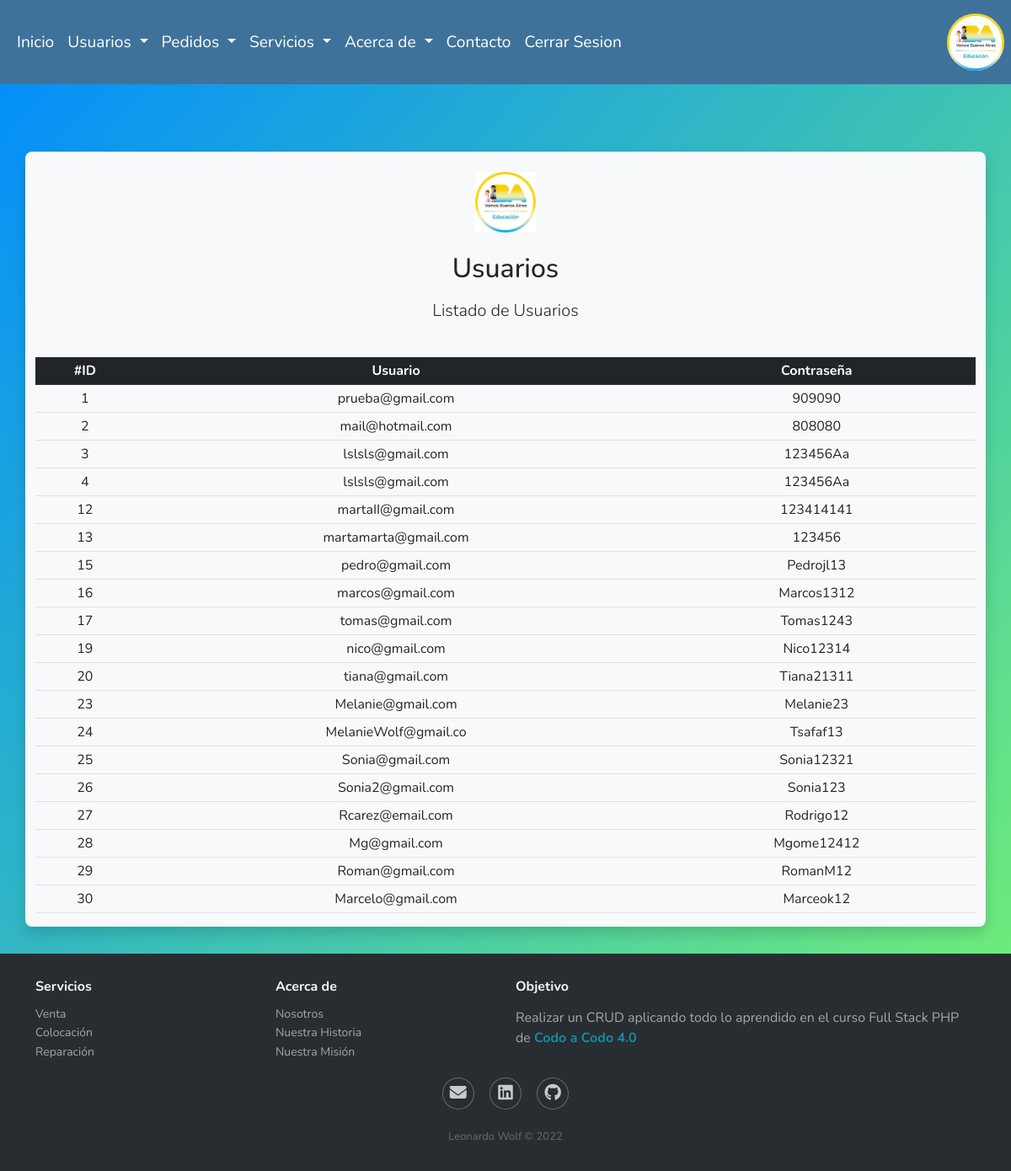
Screenshot of /ProyectoFinal/view/listadoUsuarios.php (signed in) with the database file from the repository.
### tables this page shows
CREATE TABLE `usuarios` (
  `idusuario` int(11) NOT NULL,
  `usuario` varchar(20) NOT NULL,
  `clave` varchar(150) NOT NULL,
  `nombreyapellido` blob NOT NULL
);

### ProyectoFinal/dao/UsuarioDAO.php (called while the page is built, shortened)
<?php
require_once "../dataBase/ConexionDB.php";
class UsuarioDAO
{
  public function listarUsuarios()
  {
    $conexionDB = new ConexionDB();
    $conexionDB->conectar();
    $sql = "SELECT * FROM usuarios";
    $result = $conexionDB->ejecutar($sql);
    while ($usu = $result->fetch_assoc()) {
      $listaUsu[] = $usu;
    }
    return $listaUsu;
  }
}
?>

### ProyectoFinal/dataBase/ConexionDB.php (called while the page is built, shortened)
<?php
class ConexionDB
{
  private $host;
  private $user;
  private $password;
  private $databaseName;
  private $port;
  private $conexion;
  function __construct(
    $host = DB_HOST,
    $user = DB_USER,
    $password = DB_PASS,
    $databaseName = DB_DATABASENAME,
    $port = DB_PORT
  ) {
    $this->host = $host;
    $this->user = $user;
    $this->password = $password;
    $this->databaseName = $databaseName;
    $this->port = $port;
  }
  public function conectar()
  {
    $this->conexion = new mysqli(
      $this->host,
      $this->user,
      $this->password,
      $this->databaseName,
      $this->port
    );
  }
  public function ejecutar($sql)
  {
    return $this->conexion->query($sql);
  }
}
?>

### ProyectoFinal/view/listadoUsuarios.php (the view, shortened to what this page needs)
<!doctype html>
<html lang="en">
<head>
  <?php include "../assets/fragments/head.php"; ?>
      <link href="../assets/css/inicio.css" rel="stylesheet" type="text/css" />
</head>
<body class="bg-grad">
    <header>
    <?= menu() ?>
    </header>
    <div class="d-flex justify-content-center align-items-center my-7">
        <div class="container text-center bg-light rounded-3 shadow">
            <div class="py-4 text-center">
                <img class="d-block mx-auto mb-4" src="../assets/images/logo.jpg" alt="Logo caba" width="72" height="72">
                <h2>Usuarios</h2>
                <p class="lead">Listado de Usuarios</p>
            </div>
            <div class="table-responsive">
                <table class="table table-hover table-sm bg-light">
                    <thead class="table-dark">
                        <tr>
                            <th scope="col">#ID</th>
                            <th scope="col">Usuario</th>
                            <th scope="col">Contraseña</th>
                        </tr>
                    </thead>
                    <tbody>
                        <?php
                        require_once "../dao/UsuarioDAO.php";
                        $dao = new UsuarioDAO();
                        $listaUsu = $dao->listarUsuarios();
                        for ($i = 0; $i < count($listaUsu); $i++) { ?>
                            <tr>
                                <td><?php echo $listaUsu[$i][
                                  "idusuario"
                                ]; ?></td>
                                <td><?php echo $listaUsu[$i]["usuario"]; ?></td>
                                <td><?php echo $listaUsu[$i]["clave"]; ?></td>
                            </tr>
                        <?php }
                        ?>
                    </tbody>
                </table>
            </div>
        </div>
    </div>
    <?= footer() ?>
</body>
</html>

### ProyectoFinal/assets/fragments/head.php (shortened to what this page needs)
<link href="https://cdn.jsdelivr.net/npm/bootstrap@5.2.0-beta1/dist/css/bootstrap.min.css" rel="stylesheet">
  <link
    rel="stylesheet"
    href="https://cdnjs.cloudflare.com/ajax/libs/font-awesome/4.7.0/css/font-awesome.min.css"
  />

### ProyectoFinal/assets/fragments/menu.php (shortened to what this page needs)
<?php
function menu()
{
  $html = '  <nav class="nav navbar navbar-expand-lg unique-color">
  <div class="container-fluid">
    <div class="collapse navbar-collapse" id="navbarSupportedContent">
      <ul class="navbar-nav me-auto mb-2 mb-lg-0">
        <li class="nav-item">
          <a class="nav-link" aria-current="page" href="inicio.php">Inicio</a>
        </li>
        <li class="nav-item dropdown">
          <a class="nav-link dropdown-toggle" href="#" id="navbarDropdown" role="button" data-bs-toggle="dropdown" aria-expanded="false">
          Usuarios
          </a>
        </li>
        <li class="nav-item dropdown">
          <a class="nav-link dropdown-toggle" href="#" id="navbarDropdown" role="button" data-bs-toggle="dropdown" aria-expanded="false">
          Pedidos
          </a>
        </li>
        <li class="nav-item dropdown">
          <a class="nav-link dropdown-toggle" href="#" id="navbarDropdown" role="button" data-bs-toggle="dropdown" aria-expanded="false">
          Servicios
          </a>
        </li>
        <li class="nav-item dropdown">
          <a class="nav-link dropdown-toggle" href="#" id="navbarDropdown" role="button" data-bs-toggle="dropdown" aria-expanded="false">
          Acerca de
          </a>
        </li>
        <li class="nav-item">
          <a  class="nav-link" href="#">Contacto</a>
        </li>
        <li class="nav-item">
          <a  class="nav-link" href="../controller/cerrar_session.php">Cerrar Sesion</a>
        </li>
      </ul>
    </div>
  </div>
  <ul class="navbar-nav ml-auto nav-flex-icons">
  <a class="nav-link">
  <img src="../assets/images/logo.jpg" alt="Logo CABA"  class="img-fluid rounded-circle" style="width: 75px;">
</a>
          </ul>
</nav>';
  return $html;
}

### ProyectoFinal/assets/fragments/footer.php
<?php
function footer()
{
  $html = ' <link href="../assets/css/footer.css" rel="stylesheet" type="text/css" />
  <div class="footer-dark">
    <footer>
        <div class="container">
            <div class="row">
                <div class="col-sm-6 col-md-3 item">
                    <h3>Servicios</h3>
                    <ul>
                        <li><a href="#">Venta</a></li>
                        <li><a href="#">Colocación</a></li>
                        <li><a href="#">Reparación</a></li>
                    </ul>
                </div>
                <div class="col-sm-6 col-md-3 item">
                    <h3>Acerca de</h3>
                    <ul>
                        <li><a href="#">Nosotros</a></li>
                        <li><a href="#historia">Nuestra Historia</a></li>
                        <li><a href="#mision">Nuestra Misión</a></li>
                    </ul>
                </div>
                <div class="col-md-6 item text">
                    <h3>Objetivo</h3>
                    <p>Realizar un CRUD aplicando todo lo aprendido en el curso Full Stack PHP de <a class="text-decoration-none text-info" href="https://www.buenosaires.gob.ar/educacion/codo-codo" target="_blank"><strong>Codo a Codo 4.0</strong></a></p>
                </div>
                <div class="col item social">
                    <a href="mailto:leonardowolf97@gmail.com" target="_blank"><i class="fas fa-envelope"></i></a>
                    <a href="https://www.linkedin.com/in/leonardo-wolf/" target="_blank"><i class="fab fa-linkedin"></i></i></a>
                    <a href="https://github.com/leoqw13" target="_blank"><i class="fab fa-github"></i></a>
            </div>
            <p class="copyright">Leonardo Wolf © 2022</p>
        </div>
    </footer>
</div>';
  return $html;
}

### ProyectoFinal/assets/css/inicio.css (style rules this page uses)
* { margin: 0px; padding: 0px; }
html { scroll-behavior: smooth; }
body { background: white; font-family: "Nunito", serif; }
.nav a { font-size: larger; color: white; }
.unique-color { background-color: #3f729b !important; }
p { margin-top: 15px; }
.bg-grad { background-image: linear-gradient( to bottom right, rgb(0, 140, 255), rgb(121, 245, 110) ); min-height: 100vh; }
.my-7 { margin-top: 5rem !important; margin-bottom: 2rem !important; }

### ProyectoFinal/assets/css/footer.css (style rules this page uses)
.footer-dark { padding: 30px 0; color: #f0f9ff; background-color: #282d32; }
.footer-dark h3 { margin-top: 0; margin-bottom: 12px; font-weight: bold; font-size: 16px; }
.footer-dark ul { padding: 0; list-style: none; line-height: 1.6; font-size: 14px; margin-bottom: 0; }
.footer-dark ul a { color: inherit; text-decoration: none; opacity: 0.6; }
.footer-dark .item.text { margin-bottom: 36px; }
.footer-dark .item.text p { opacity: 0.6; margin-bottom: 0; }
.footer-dark .item.social { text-align: center; }
.footer-dark .item.social > a { font-size: 20px; width: 36px; height: 36px; line-height: 36px; display: inline-block; text-align: center; border-radius: 50%; box-shadow: 0 0 0 1px rgba(255, 255, 255, 0.4); margin: 0 8px; color: #fff; opacity: 0.75; }
.footer-dark .copyright { text-align: center; padding-top: 24px; opacity: 0.3; font-size: 13px; margin-bottom: 0; }

### rows the page displays
usuarios: idusuario "1", usuario "prueba@gmail.com", clave "909090"
usuarios: idusuario "2", usuario "mail@hotmail.com", clave "808080"
usuarios: idusuario "3", usuario "lslsls@gmail.com", clave "123456Aa"
usuarios: idusuario "4", usuario "lslsls@gmail.com", clave "123456Aa"
usuarios: idusuario "12", usuario "martaII@gmail.com", clave "123414141"
usuarios: idusuario "13", usuario "martamarta@gmail.com", clave "123456"
usuarios: idusuario "15", usuario "pedro@gmail.com", clave "Pedrojl13"
usuarios: idusuario "16", usuario "marcos@gmail.com", clave "Marcos1312"
usuarios: idusuario "17", usuario "tomas@gmail.com", clave "Tomas1243"
usuarios: idusuario "19", usuario "nico@gmail.com", clave "Nico12314"
usuarios: idusuario "20", usuario "tiana@gmail.com", clave "Tiana21311"
usuarios: idusuario "23", usuario "Melanie@gmail.com", clave "Melanie23"
usuarios: idusuario "24", usuario "MelanieWolf@gmail.co", clave "Tsafaf13"
usuarios: idusuario "25", usuario "Sonia@gmail.com", clave "Sonia12321"
usuarios: idusuario "26", usuario "Sonia2@gmail.com", clave "Sonia123"
usuarios: idusuario "27", usuario "Rcarez@email.com", clave "Rodrigo12"
usuarios: idusuario "28", usuario "Mg@gmail.com", clave "Mgome12412"
usuarios: idusuario "29", usuario "Roman@gmail.com", clave "RomanM12"
usuarios: idusuario "30", usuario "Marcelo@gmail.com", clave "Marceok12"
